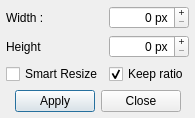
<?xml version="1.0" encoding="UTF-8"?>
<ui version="4.0">
 <class>KResizeDialog</class>
 <widget class="QDialog" name="KResizeDialog">
  <property name="geometry">
   <rect>
    <x>0</x>
    <y>0</y>
    <width>223</width>
    <height>131</height>
   </rect>
  </property>
  <property name="sizePolicy">
   <sizepolicy hsizetype="Fixed" vsizetype="Fixed">
    <horstretch>0</horstretch>
    <verstretch>0</verstretch>
   </sizepolicy>
  </property>
  <property name="contextMenuPolicy">
   <enum>Qt::DefaultContextMenu</enum>
  </property>
  <property name="windowTitle">
   <string>Resize</string>
  </property>
  <property name="sizeGripEnabled">
   <bool>false</bool>
  </property>
  <property name="modal">
   <bool>false</bool>
  </property>
  <layout class="QGridLayout" name="gridLayout">
   <property name="sizeConstraint">
    <enum>QLayout::SetFixedSize</enum>
   </property>
   <property name="margin">
    <number>6</number>
   </property>
   <property name="spacing">
    <number>6</number>
   </property>
   <item row="0" column="0">
    <layout class="QGridLayout" name="gridLayout_2">
     <item row="0" column="1">
      <widget class="QSpinBox" name="spinBox">
       <property name="locale">
        <locale language="English" country="UnitedStates"/>
       </property>
       <property name="alignment">
        <set>Qt::AlignRight|Qt::AlignTrailing|Qt::AlignVCenter</set>
       </property>
       <property name="buttonSymbols">
        <enum>QAbstractSpinBox::PlusMinus</enum>
       </property>
       <property name="suffix">
        <string> px</string>
       </property>
       <property name="prefix">
        <string/>
       </property>
       <property name="maximum">
        <number>6000</number>
       </property>
      </widget>
     </item>
     <item row="1" column="1">
      <widget class="QSpinBox" name="spinBox_2">
       <property name="alignment">
        <set>Qt::AlignRight|Qt::AlignTrailing|Qt::AlignVCenter</set>
       </property>
       <property name="buttonSymbols">
        <enum>QAbstractSpinBox::PlusMinus</enum>
       </property>
       <property name="suffix">
        <string> px</string>
       </property>
       <property name="maximum">
        <number>6000</number>
       </property>
      </widget>
     </item>
     <item row="0" column="0">
      <widget class="QLabel" name="label">
       <property name="text">
        <string>Width :</string>
       </property>
      </widget>
     </item>
     <item row="1" column="0">
      <widget class="QLabel" name="label_2">
       <property name="text">
        <string>Height</string>
       </property>
      </widget>
     </item>
     <item row="2" column="1">
      <widget class="QCheckBox" name="checkBox">
       <property name="whatsThis">
        <string/>
       </property>
       <property name="text">
        <string>Keep ratio</string>
       </property>
       <property name="checked">
        <bool>true</bool>
       </property>
      </widget>
     </item>
     <item row="2" column="0">
      <widget class="QCheckBox" name="checkBox_2">
       <property name="toolTip">
        <string>Resize the image with seamCarving algorithm</string>
       </property>
       <property name="whatsThis">
        <string/>
       </property>
       <property name="text">
        <string>Smart Resize</string>
       </property>
      </widget>
     </item>
    </layout>
   </item>
   <item row="1" column="0">
    <layout class="QGridLayout" name="gridLayout_3">
     <item row="0" column="0">
      <widget class="QDialogButtonBox" name="buttonBox">
       <property name="locale">
        <locale language="English" country="UnitedStates"/>
       </property>
       <property name="standardButtons">
        <set>QDialogButtonBox::Apply</set>
       </property>
      </widget>
     </item>
     <item row="0" column="1">
      <widget class="QDialogButtonBox" name="buttonBox_2">
       <property name="layoutDirection">
        <enum>Qt::RightToLeft</enum>
       </property>
       <property name="standardButtons">
        <set>QDialogButtonBox::Close</set>
       </property>
      </widget>
     </item>
    </layout>
   </item>
  </layout>
 </widget>
 <layoutdefault spacing="6" margin="11"/>
 <resources/>
 <connections>
  <connection>
   <sender>spinBox</sender>
   <signal>valueChanged(int)</signal>
   <receiver>KResizeDialog</receiver>
   <slot>changeHeightValue()</slot>
   <hints>
    <hint type="sourcelabel">
     <x>86</x>
     <y>19</y>
    </hint>
    <hint type="destinationlabel">
     <x>86</x>
     <y>58</y>
    </hint>
   </hints>
  </connection>
  <connection>
   <sender>spinBox_2</sender>
   <signal>valueChanged(int)</signal>
   <receiver>KResizeDialog</receiver>
   <slot>changeWidthValue()</slot>
   <hints>
    <hint type="sourcelabel">
     <x>86</x>
     <y>45</y>
    </hint>
    <hint type="destinationlabel">
     <x>86</x>
     <y>58</y>
    </hint>
   </hints>
  </connection>
  <connection>
   <sender>buttonBox</sender>
   <signal>clicked(QAbstractButton*)</signal>
   <receiver>KResizeDialog</receiver>
   <slot>validateResize()</slot>
   <hints>
    <hint type="sourcelabel">
     <x>86</x>
     <y>111</y>
    </hint>
    <hint type="destinationlabel">
     <x>86</x>
     <y>65</y>
    </hint>
   </hints>
  </connection>
  <connection>
   <sender>buttonBox_2</sender>
   <signal>clicked(QAbstractButton*)</signal>
   <receiver>KResizeDialog</receiver>
   <slot>close()</slot>
   <hints>
    <hint type="sourcelabel">
     <x>165</x>
     <y>108</y>
    </hint>
    <hint type="destinationlabel">
     <x>86</x>
     <y>65</y>
    </hint>
   </hints>
  </connection>
 </connections>
 <slots>
  <slot>changeHeightValue()</slot>
  <slot>changeWidthValue()</slot>
  <slot>validateResize()</slot>
 </slots>
</ui>
